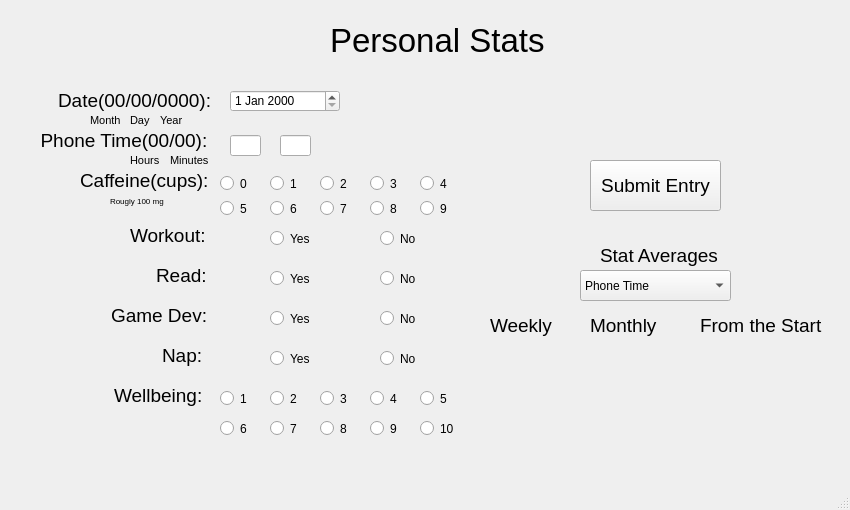
<?xml version="1.0" encoding="UTF-8"?>
<ui version="4.0">
 <class>MainWindow</class>
 <widget class="QMainWindow" name="MainWindow">
  <property name="geometry">
   <rect>
    <x>0</x>
    <y>0</y>
    <width>850</width>
    <height>510</height>
   </rect>
  </property>
  <property name="minimumSize">
   <size>
    <width>850</width>
    <height>510</height>
   </size>
  </property>
  <property name="maximumSize">
   <size>
    <width>850</width>
    <height>600</height>
   </size>
  </property>
  <property name="windowTitle">
   <string>MainWindow</string>
  </property>
  <widget class="QWidget" name="centralwidget">
   <widget class="QLabel" name="label_date">
    <property name="geometry">
     <rect>
      <x>58</x>
      <y>85</y>
      <width>161</width>
      <height>31</height>
     </rect>
    </property>
    <property name="font">
     <font>
      <pointsize>14</pointsize>
     </font>
    </property>
    <property name="text">
     <string>Date(00/00/0000):</string>
    </property>
   </widget>
   <widget class="QLabel" name="label_caffeine">
    <property name="geometry">
     <rect>
      <x>80</x>
      <y>165</y>
      <width>141</width>
      <height>31</height>
     </rect>
    </property>
    <property name="font">
     <font>
      <pointsize>14</pointsize>
     </font>
    </property>
    <property name="text">
     <string>Caffeine(cups):</string>
    </property>
   </widget>
   <widget class="QLabel" name="label__phone">
    <property name="geometry">
     <rect>
      <x>30</x>
      <y>125</y>
      <width>191</width>
      <height>31</height>
     </rect>
    </property>
    <property name="font">
     <font>
      <pointsize>14</pointsize>
     </font>
    </property>
    <property name="text">
     <string>  Phone Time(00/00):</string>
    </property>
   </widget>
   <widget class="QLabel" name="label_workout">
    <property name="geometry">
     <rect>
      <x>130</x>
      <y>220</y>
      <width>91</width>
      <height>31</height>
     </rect>
    </property>
    <property name="font">
     <font>
      <pointsize>14</pointsize>
     </font>
    </property>
    <property name="text">
     <string>Workout:</string>
    </property>
   </widget>
   <widget class="QLabel" name="label_read">
    <property name="geometry">
     <rect>
      <x>156</x>
      <y>260</y>
      <width>61</width>
      <height>31</height>
     </rect>
    </property>
    <property name="font">
     <font>
      <pointsize>14</pointsize>
     </font>
    </property>
    <property name="text">
     <string>Read:</string>
    </property>
   </widget>
   <widget class="QPushButton" name="button_submitEntry">
    <property name="geometry">
     <rect>
      <x>590</x>
      <y>160</y>
      <width>131</width>
      <height>51</height>
     </rect>
    </property>
    <property name="font">
     <font>
      <pointsize>14</pointsize>
     </font>
    </property>
    <property name="text">
     <string>Submit Entry</string>
    </property>
   </widget>
   <widget class="QLabel" name="label_stat_averages">
    <property name="geometry">
     <rect>
      <x>600</x>
      <y>240</y>
      <width>121</width>
      <height>31</height>
     </rect>
    </property>
    <property name="font">
     <font>
      <pointsize>14</pointsize>
     </font>
    </property>
    <property name="text">
     <string>Stat Averages</string>
    </property>
   </widget>
   <widget class="QLineEdit" name="input_phone_hours">
    <property name="geometry">
     <rect>
      <x>230</x>
      <y>135</y>
      <width>31</width>
      <height>21</height>
     </rect>
    </property>
   </widget>
   <widget class="QLabel" name="labelgame_dev">
    <property name="geometry">
     <rect>
      <x>111</x>
      <y>300</y>
      <width>111</width>
      <height>31</height>
     </rect>
    </property>
    <property name="font">
     <font>
      <pointsize>14</pointsize>
     </font>
    </property>
    <property name="text">
     <string>Game Dev:</string>
    </property>
   </widget>
   <widget class="QRadioButton" name="radio_workout_yes">
    <property name="geometry">
     <rect>
      <x>270</x>
      <y>230</y>
      <width>51</width>
      <height>17</height>
     </rect>
    </property>
    <property name="text">
     <string>Yes</string>
    </property>
    <attribute name="buttonGroup">
     <string notr="true">button_group_workout</string>
    </attribute>
   </widget>
   <widget class="QLabel" name="label_weekly">
    <property name="geometry">
     <rect>
      <x>490</x>
      <y>310</y>
      <width>91</width>
      <height>31</height>
     </rect>
    </property>
    <property name="font">
     <font>
      <pointsize>14</pointsize>
     </font>
    </property>
    <property name="text">
     <string>Weekly</string>
    </property>
   </widget>
   <widget class="QLabel" name="label_monthly">
    <property name="geometry">
     <rect>
      <x>590</x>
      <y>310</y>
      <width>91</width>
      <height>31</height>
     </rect>
    </property>
    <property name="font">
     <font>
      <pointsize>14</pointsize>
     </font>
    </property>
    <property name="text">
     <string>Monthly</string>
    </property>
   </widget>
   <widget class="QLabel" name="label_start">
    <property name="geometry">
     <rect>
      <x>700</x>
      <y>310</y>
      <width>141</width>
      <height>31</height>
     </rect>
    </property>
    <property name="font">
     <font>
      <pointsize>14</pointsize>
     </font>
    </property>
    <property name="text">
     <string>From the Start</string>
    </property>
   </widget>
   <widget class="QRadioButton" name="radio_workout_no">
    <property name="geometry">
     <rect>
      <x>380</x>
      <y>230</y>
      <width>51</width>
      <height>17</height>
     </rect>
    </property>
    <property name="text">
     <string>No</string>
    </property>
    <attribute name="buttonGroup">
     <string notr="true">button_group_workout</string>
    </attribute>
   </widget>
   <widget class="QRadioButton" name="radio_caffeine_1">
    <property name="geometry">
     <rect>
      <x>270</x>
      <y>175</y>
      <width>41</width>
      <height>17</height>
     </rect>
    </property>
    <property name="text">
     <string>1</string>
    </property>
    <attribute name="buttonGroup">
     <string notr="true">button_group_caffeine</string>
    </attribute>
   </widget>
   <widget class="QRadioButton" name="radio_caffeine_2">
    <property name="geometry">
     <rect>
      <x>320</x>
      <y>175</y>
      <width>41</width>
      <height>17</height>
     </rect>
    </property>
    <property name="text">
     <string>2</string>
    </property>
    <attribute name="buttonGroup">
     <string notr="true">button_group_caffeine</string>
    </attribute>
   </widget>
   <widget class="QRadioButton" name="radio_caffeine_3">
    <property name="geometry">
     <rect>
      <x>370</x>
      <y>175</y>
      <width>41</width>
      <height>17</height>
     </rect>
    </property>
    <property name="text">
     <string>3</string>
    </property>
    <attribute name="buttonGroup">
     <string notr="true">button_group_caffeine</string>
    </attribute>
   </widget>
   <widget class="QRadioButton" name="radio_caffeine_4">
    <property name="geometry">
     <rect>
      <x>420</x>
      <y>175</y>
      <width>41</width>
      <height>17</height>
     </rect>
    </property>
    <property name="text">
     <string>4</string>
    </property>
    <attribute name="buttonGroup">
     <string notr="true">button_group_caffeine</string>
    </attribute>
   </widget>
   <widget class="QRadioButton" name="radio_caffeine_5">
    <property name="geometry">
     <rect>
      <x>220</x>
      <y>200</y>
      <width>41</width>
      <height>17</height>
     </rect>
    </property>
    <property name="text">
     <string>5</string>
    </property>
    <attribute name="buttonGroup">
     <string notr="true">button_group_caffeine</string>
    </attribute>
   </widget>
   <widget class="QLabel" name="label_mg">
    <property name="geometry">
     <rect>
      <x>110</x>
      <y>185</y>
      <width>61</width>
      <height>31</height>
     </rect>
    </property>
    <property name="font">
     <font>
      <pointsize>6</pointsize>
     </font>
    </property>
    <property name="text">
     <string>Rougly 100 mg</string>
    </property>
   </widget>
   <widget class="QRadioButton" name="radio_read_yes">
    <property name="geometry">
     <rect>
      <x>270</x>
      <y>270</y>
      <width>51</width>
      <height>17</height>
     </rect>
    </property>
    <property name="text">
     <string>Yes</string>
    </property>
    <attribute name="buttonGroup">
     <string notr="true">button_group_read</string>
    </attribute>
   </widget>
   <widget class="QRadioButton" name="radio_read_no">
    <property name="geometry">
     <rect>
      <x>380</x>
      <y>270</y>
      <width>51</width>
      <height>17</height>
     </rect>
    </property>
    <property name="text">
     <string>No</string>
    </property>
    <attribute name="buttonGroup">
     <string notr="true">button_group_read</string>
    </attribute>
   </widget>
   <widget class="QRadioButton" name="radio_game_yes">
    <property name="geometry">
     <rect>
      <x>270</x>
      <y>310</y>
      <width>51</width>
      <height>17</height>
     </rect>
    </property>
    <property name="text">
     <string>Yes</string>
    </property>
    <attribute name="buttonGroup">
     <string notr="true">button_group_gamedev</string>
    </attribute>
   </widget>
   <widget class="QRadioButton" name="radio_game_no">
    <property name="geometry">
     <rect>
      <x>380</x>
      <y>310</y>
      <width>51</width>
      <height>17</height>
     </rect>
    </property>
    <property name="text">
     <string>No</string>
    </property>
    <attribute name="buttonGroup">
     <string notr="true">button_group_gamedev</string>
    </attribute>
   </widget>
   <widget class="QLabel" name="label_wellbeing">
    <property name="geometry">
     <rect>
      <x>114</x>
      <y>380</y>
      <width>101</width>
      <height>31</height>
     </rect>
    </property>
    <property name="font">
     <font>
      <pointsize>14</pointsize>
     </font>
    </property>
    <property name="text">
     <string>Wellbeing:</string>
    </property>
   </widget>
   <widget class="QRadioButton" name="radio_wellbeing_3">
    <property name="geometry">
     <rect>
      <x>320</x>
      <y>390</y>
      <width>41</width>
      <height>17</height>
     </rect>
    </property>
    <property name="text">
     <string>3</string>
    </property>
    <attribute name="buttonGroup">
     <string notr="true">button_group_wellbeing</string>
    </attribute>
   </widget>
   <widget class="QRadioButton" name="radio_wellbeing_4">
    <property name="geometry">
     <rect>
      <x>370</x>
      <y>390</y>
      <width>41</width>
      <height>17</height>
     </rect>
    </property>
    <property name="text">
     <string>4</string>
    </property>
    <attribute name="buttonGroup">
     <string notr="true">button_group_wellbeing</string>
    </attribute>
   </widget>
   <widget class="QRadioButton" name="radio_wellbeing_1">
    <property name="geometry">
     <rect>
      <x>220</x>
      <y>390</y>
      <width>41</width>
      <height>17</height>
     </rect>
    </property>
    <property name="text">
     <string>1</string>
    </property>
    <attribute name="buttonGroup">
     <string notr="true">button_group_wellbeing</string>
    </attribute>
   </widget>
   <widget class="QRadioButton" name="radio_wellbeing_2">
    <property name="geometry">
     <rect>
      <x>270</x>
      <y>390</y>
      <width>41</width>
      <height>17</height>
     </rect>
    </property>
    <property name="text">
     <string>2</string>
    </property>
    <attribute name="buttonGroup">
     <string notr="true">button_group_wellbeing</string>
    </attribute>
   </widget>
   <widget class="QRadioButton" name="radio_wellbeing_5">
    <property name="geometry">
     <rect>
      <x>420</x>
      <y>390</y>
      <width>51</width>
      <height>17</height>
     </rect>
    </property>
    <property name="text">
     <string>5</string>
    </property>
    <attribute name="buttonGroup">
     <string notr="true">button_group_wellbeing</string>
    </attribute>
   </widget>
   <widget class="QRadioButton" name="radio_wellbeing_6">
    <property name="geometry">
     <rect>
      <x>220</x>
      <y>420</y>
      <width>41</width>
      <height>17</height>
     </rect>
    </property>
    <property name="text">
     <string>6</string>
    </property>
    <attribute name="buttonGroup">
     <string notr="true">button_group_wellbeing</string>
    </attribute>
   </widget>
   <widget class="QRadioButton" name="radio_wellbeing_7">
    <property name="geometry">
     <rect>
      <x>270</x>
      <y>420</y>
      <width>41</width>
      <height>17</height>
     </rect>
    </property>
    <property name="text">
     <string>7</string>
    </property>
    <attribute name="buttonGroup">
     <string notr="true">button_group_wellbeing</string>
    </attribute>
   </widget>
   <widget class="QRadioButton" name="radio_wellbeing_9">
    <property name="geometry">
     <rect>
      <x>370</x>
      <y>420</y>
      <width>41</width>
      <height>17</height>
     </rect>
    </property>
    <property name="text">
     <string>9</string>
    </property>
    <attribute name="buttonGroup">
     <string notr="true">button_group_wellbeing</string>
    </attribute>
   </widget>
   <widget class="QRadioButton" name="radio_wellbeing_8">
    <property name="geometry">
     <rect>
      <x>320</x>
      <y>420</y>
      <width>41</width>
      <height>17</height>
     </rect>
    </property>
    <property name="text">
     <string>8</string>
    </property>
    <attribute name="buttonGroup">
     <string notr="true">button_group_wellbeing</string>
    </attribute>
   </widget>
   <widget class="QRadioButton" name="radio_wellbeing_10">
    <property name="geometry">
     <rect>
      <x>420</x>
      <y>420</y>
      <width>51</width>
      <height>17</height>
     </rect>
    </property>
    <property name="text">
     <string>10</string>
    </property>
    <attribute name="buttonGroup">
     <string notr="true">button_group_wellbeing</string>
    </attribute>
   </widget>
   <widget class="QRadioButton" name="radio_caffeine_0">
    <property name="geometry">
     <rect>
      <x>220</x>
      <y>175</y>
      <width>41</width>
      <height>17</height>
     </rect>
    </property>
    <property name="text">
     <string>0</string>
    </property>
    <attribute name="buttonGroup">
     <string notr="true">button_group_caffeine</string>
    </attribute>
   </widget>
   <widget class="QLabel" name="label_nap">
    <property name="geometry">
     <rect>
      <x>162</x>
      <y>340</y>
      <width>41</width>
      <height>31</height>
     </rect>
    </property>
    <property name="font">
     <font>
      <pointsize>14</pointsize>
     </font>
    </property>
    <property name="text">
     <string>Nap:</string>
    </property>
   </widget>
   <widget class="QRadioButton" name="radio_nap_yes">
    <property name="geometry">
     <rect>
      <x>270</x>
      <y>350</y>
      <width>51</width>
      <height>17</height>
     </rect>
    </property>
    <property name="text">
     <string>Yes</string>
    </property>
    <attribute name="buttonGroup">
     <string notr="true">button_group_nap</string>
    </attribute>
   </widget>
   <widget class="QRadioButton" name="radio_nap_no">
    <property name="geometry">
     <rect>
      <x>380</x>
      <y>350</y>
      <width>51</width>
      <height>17</height>
     </rect>
    </property>
    <property name="text">
     <string>No</string>
    </property>
    <attribute name="buttonGroup">
     <string notr="true">button_group_nap</string>
    </attribute>
   </widget>
   <widget class="QLineEdit" name="input_phone_minutes">
    <property name="geometry">
     <rect>
      <x>280</x>
      <y>135</y>
      <width>31</width>
      <height>21</height>
     </rect>
    </property>
   </widget>
   <widget class="QLabel" name="label_day">
    <property name="geometry">
     <rect>
      <x>130</x>
      <y>105</y>
      <width>31</width>
      <height>31</height>
     </rect>
    </property>
    <property name="font">
     <font>
      <pointsize>8</pointsize>
     </font>
    </property>
    <property name="text">
     <string>Day</string>
    </property>
   </widget>
   <widget class="QLabel" name="label_month">
    <property name="geometry">
     <rect>
      <x>90</x>
      <y>105</y>
      <width>41</width>
      <height>31</height>
     </rect>
    </property>
    <property name="font">
     <font>
      <pointsize>8</pointsize>
     </font>
    </property>
    <property name="text">
     <string>Month</string>
    </property>
   </widget>
   <widget class="QLabel" name="label_year">
    <property name="geometry">
     <rect>
      <x>160</x>
      <y>105</y>
      <width>41</width>
      <height>31</height>
     </rect>
    </property>
    <property name="font">
     <font>
      <pointsize>8</pointsize>
     </font>
    </property>
    <property name="text">
     <string>Year</string>
    </property>
   </widget>
   <widget class="QLabel" name="label_hours">
    <property name="geometry">
     <rect>
      <x>130</x>
      <y>145</y>
      <width>41</width>
      <height>31</height>
     </rect>
    </property>
    <property name="font">
     <font>
      <pointsize>8</pointsize>
     </font>
    </property>
    <property name="text">
     <string>Hours</string>
    </property>
   </widget>
   <widget class="QLabel" name="label_minutes">
    <property name="geometry">
     <rect>
      <x>170</x>
      <y>145</y>
      <width>51</width>
      <height>31</height>
     </rect>
    </property>
    <property name="font">
     <font>
      <pointsize>8</pointsize>
     </font>
    </property>
    <property name="text">
     <string>Minutes</string>
    </property>
   </widget>
   <widget class="QDateEdit" name="dateEdit">
    <property name="geometry">
     <rect>
      <x>230</x>
      <y>90</y>
      <width>110</width>
      <height>22</height>
     </rect>
    </property>
   </widget>
   <widget class="QComboBox" name="combo_box">
    <property name="geometry">
     <rect>
      <x>580</x>
      <y>270</y>
      <width>151</width>
      <height>31</height>
     </rect>
    </property>
    <item>
     <property name="text">
      <string>Phone Time</string>
     </property>
    </item>
    <item>
     <property name="text">
      <string>Caffeine</string>
     </property>
    </item>
    <item>
     <property name="text">
      <string>Workout</string>
     </property>
    </item>
    <item>
     <property name="text">
      <string>Read</string>
     </property>
    </item>
    <item>
     <property name="text">
      <string>Game Dev</string>
     </property>
    </item>
    <item>
     <property name="text">
      <string>Nap</string>
     </property>
    </item>
    <item>
     <property name="text">
      <string>Wellbeing</string>
     </property>
    </item>
   </widget>
   <widget class="QLabel" name="label_title">
    <property name="geometry">
     <rect>
      <x>330</x>
      <y>10</y>
      <width>231</width>
      <height>61</height>
     </rect>
    </property>
    <property name="font">
     <font>
      <pointsize>25</pointsize>
     </font>
    </property>
    <property name="text">
     <string>Personal Stats</string>
    </property>
   </widget>
   <widget class="QLabel" name="label_message">
    <property name="geometry">
     <rect>
      <x>490</x>
      <y>80</y>
      <width>341</width>
      <height>61</height>
     </rect>
    </property>
    <property name="font">
     <font>
      <pointsize>9</pointsize>
     </font>
    </property>
    <property name="text">
     <string/>
    </property>
    <property name="alignment">
     <set>Qt::AlignCenter</set>
    </property>
   </widget>
   <widget class="QRadioButton" name="radio_caffeine_6">
    <property name="geometry">
     <rect>
      <x>270</x>
      <y>200</y>
      <width>41</width>
      <height>17</height>
     </rect>
    </property>
    <property name="text">
     <string>6</string>
    </property>
    <attribute name="buttonGroup">
     <string notr="true">button_group_caffeine</string>
    </attribute>
   </widget>
   <widget class="QRadioButton" name="radio_caffeine_7">
    <property name="geometry">
     <rect>
      <x>320</x>
      <y>200</y>
      <width>41</width>
      <height>17</height>
     </rect>
    </property>
    <property name="text">
     <string>7</string>
    </property>
    <attribute name="buttonGroup">
     <string notr="true">button_group_caffeine</string>
    </attribute>
   </widget>
   <widget class="QRadioButton" name="radio_caffeine_8">
    <property name="geometry">
     <rect>
      <x>370</x>
      <y>200</y>
      <width>41</width>
      <height>17</height>
     </rect>
    </property>
    <property name="text">
     <string>8</string>
    </property>
    <attribute name="buttonGroup">
     <string notr="true">button_group_caffeine</string>
    </attribute>
   </widget>
   <widget class="QRadioButton" name="radio_caffeine_9">
    <property name="geometry">
     <rect>
      <x>420</x>
      <y>200</y>
      <width>41</width>
      <height>17</height>
     </rect>
    </property>
    <property name="text">
     <string>9</string>
    </property>
    <attribute name="buttonGroup">
     <string notr="true">button_group_caffeine</string>
    </attribute>
   </widget>
   <widget class="QLabel" name="label_weekly_output">
    <property name="geometry">
     <rect>
      <x>510</x>
      <y>360</y>
      <width>101</width>
      <height>31</height>
     </rect>
    </property>
    <property name="font">
     <font>
      <pointsize>14</pointsize>
     </font>
    </property>
    <property name="text">
     <string/>
    </property>
   </widget>
   <widget class="QLabel" name="label_monthly_output">
    <property name="geometry">
     <rect>
      <x>610</x>
      <y>360</y>
      <width>101</width>
      <height>31</height>
     </rect>
    </property>
    <property name="font">
     <font>
      <pointsize>14</pointsize>
     </font>
    </property>
    <property name="text">
     <string/>
    </property>
   </widget>
   <widget class="QLabel" name="label_start_ouput">
    <property name="geometry">
     <rect>
      <x>730</x>
      <y>360</y>
      <width>101</width>
      <height>31</height>
     </rect>
    </property>
    <property name="font">
     <font>
      <pointsize>14</pointsize>
     </font>
    </property>
    <property name="text">
     <string/>
    </property>
    <property name="alignment">
     <set>Qt::AlignLeading|Qt::AlignLeft|Qt::AlignVCenter</set>
    </property>
   </widget>
  </widget>
  <widget class="QStatusBar" name="statusbar"/>
 </widget>
 <tabstops>
  <tabstop>dateEdit</tabstop>
  <tabstop>input_phone_hours</tabstop>
  <tabstop>input_phone_minutes</tabstop>
  <tabstop>button_submitEntry</tabstop>
  <tabstop>radio_caffeine_1</tabstop>
  <tabstop>radio_caffeine_3</tabstop>
  <tabstop>radio_caffeine_2</tabstop>
  <tabstop>radio_caffeine_4</tabstop>
  <tabstop>radio_caffeine_5</tabstop>
  <tabstop>radio_workout_yes</tabstop>
  <tabstop>radio_workout_no</tabstop>
  <tabstop>radio_read_yes</tabstop>
  <tabstop>radio_read_no</tabstop>
  <tabstop>radio_game_yes</tabstop>
  <tabstop>radio_game_no</tabstop>
  <tabstop>radio_nap_yes</tabstop>
  <tabstop>radio_nap_no</tabstop>
  <tabstop>radio_wellbeing_1</tabstop>
  <tabstop>radio_wellbeing_2</tabstop>
  <tabstop>radio_wellbeing_3</tabstop>
  <tabstop>radio_wellbeing_4</tabstop>
  <tabstop>radio_wellbeing_5</tabstop>
  <tabstop>radio_wellbeing_6</tabstop>
  <tabstop>radio_wellbeing_7</tabstop>
  <tabstop>radio_wellbeing_8</tabstop>
  <tabstop>radio_wellbeing_9</tabstop>
  <tabstop>radio_wellbeing_10</tabstop>
  <tabstop>radio_caffeine_0</tabstop>
  <tabstop>combo_box</tabstop>
 </tabstops>
 <resources/>
 <connections/>
 <buttongroups>
  <buttongroup name="button_group_caffeine"/>
  <buttongroup name="button_group_read"/>
  <buttongroup name="button_group_gamedev"/>
  <buttongroup name="button_group_workout"/>
  <buttongroup name="button_group_nap"/>
  <buttongroup name="button_group_wellbeing"/>
 </buttongroups>
</ui>
